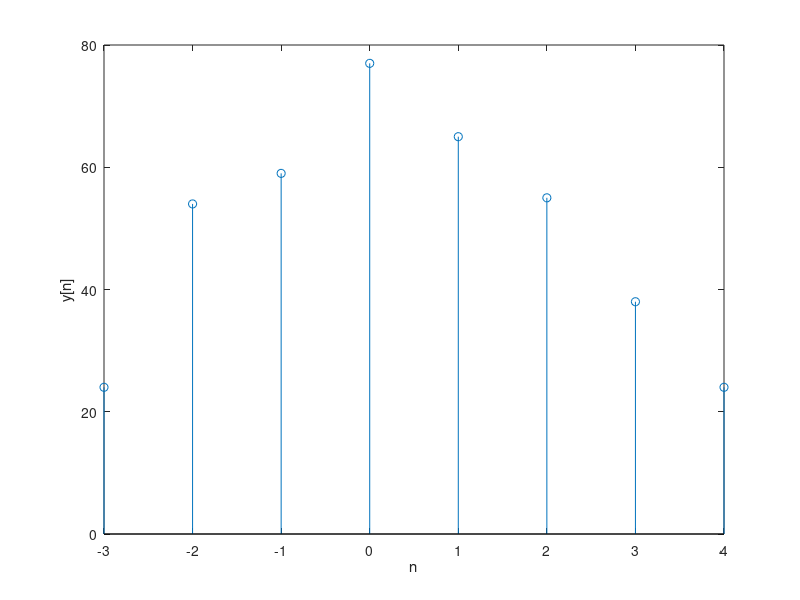

Recreate this plot in MATLAB. (Note: this script raises an error after producing the figure.)
n1 = -2:2;
n2 = -1:2;
n3 = -3:4;
x1 = [6 3 2 3 4];
x2 = [4 7 5 6];
y = conv(x1,x2);
stem(n3, y);
xlabel('n');
ylabel('y[n]');

syms x
f = 6*(x^2) + 3*x + 2 + 3* (x^-1) + 4* (x^-2);
f1 = 4*x + 7 + 5* (x^-1) + 6 * (z^-2);
f3 = f1*f;
y1 = iztrans(f3);
